Frame 1 (no input): blank canvas, image omitted
Frame 60 (the mouse pressed at the canvas centre just before this capture): blank canvas, image omitted
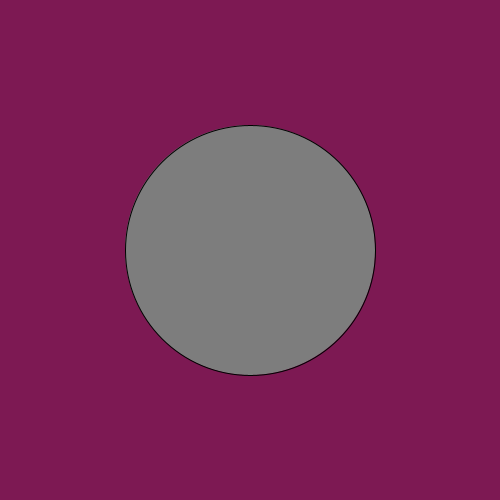
Frame 120 (the mouse held since frame 60 and released just before this capture)

The Processing sketch whose frames 1 and 60 were blank and that drew this single picture after the mouse press (run headless with seeded random() and noise(); from frame 60 on, the mouse is pressed at the canvas centre):

// Processing sketch: usando_mouseX_mouseY
// ── usando_mouseX_mouseY.pde
void setup(){
  size(500,500);
}

void draw(){
  background(mouseX/2, mouseY/10, mouseX/3);
  fill(mouseY/2, mouseX/2, mouseX/2);
  ellipse(mouseX, mouseY, mouseX,mouseY);
  
}
